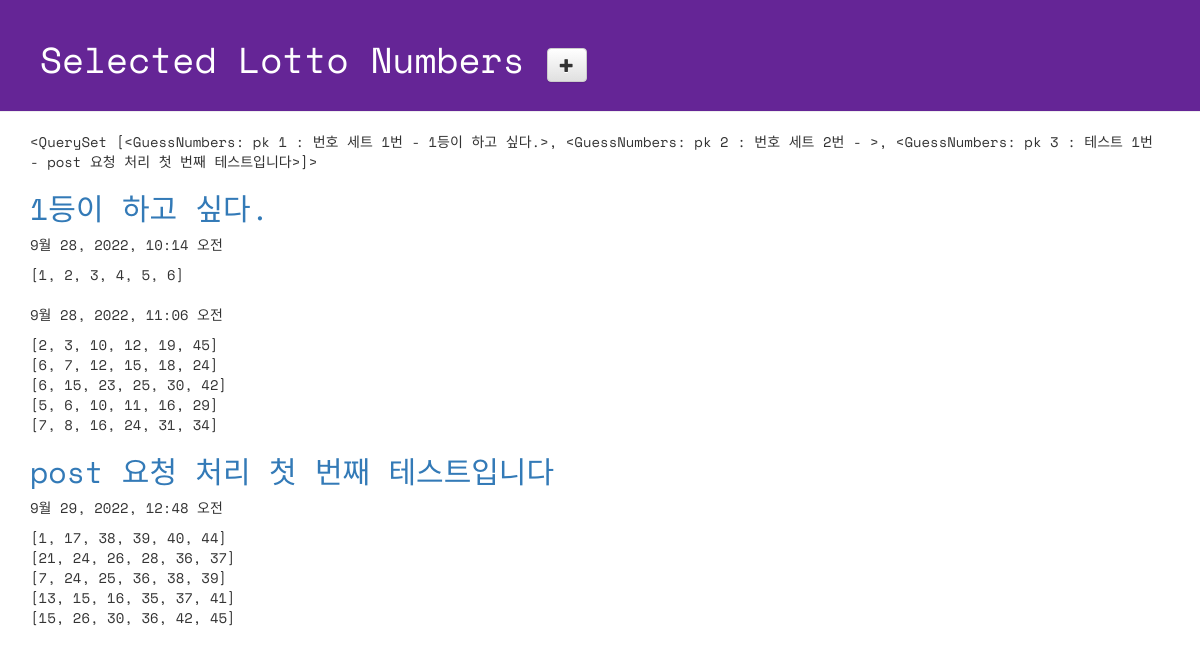
Page /lotto/ on the committed database.
### lotto/models.py (models this page shows, shortened)
class GuessNumbers(models.Model):
    name = models.CharField(max_length=24) # 로또 번호 리스트의 이름
    text = models.CharField(max_length=255) # 로또 번호 리스트에 대한 설명
    lottos = models.CharField(max_length=255, default='[1, 2, 3, 4, 5, 6]') # 로또 번호들이 담길 str
    num_lotto = models.IntegerField(default=5) # 6개 번호 set의 갯수
    update_date = models.DateTimeField()
    def __str__(self): # Admin page에서 display되는 텍스트에 대한 변경
        return "pk {} : {} - {}".format(self.pk, self.name, self.text) # pk는 프라이머리키를 말하며, 자동생성됨

### lotto/views.py (the view)
# urls.py: path('lotto/', views.index, name='index'),
def index(request):
    lottos = GuessNumbers.objects.all() # DB에 저장된 GuessNumbers 객체 모두를 가져온다.
    return render(request, 'lotto/default.html', {'lottos':lottos}) # request(유저의 요청), 유저에게 돌려줄 html을 포함한 경로이름(보통 urls.py의 path에 있는 이름들로 통일함),

### lotto/templates/lotto/default.html (shortened to what this page needs)
<!DOCTYPE html>
{% load static %}
<html lang="ko">
<head>
  <link rel="stylesheet" href="//maxcdn.bootstrapcdn.com/bootstrap/3.2.0/css/bootstrap.min.css">
  <link rel="stylesheet" href="//maxcdn.bootstrapcdn.com/bootstrap/3.2.0/css/bootstrap-theme.min.css">
  <link rel="stylesheet" href="{% static 'css/lotto.css' %}">
</head>
<body>
  <div class="page-header">
  <h1>
    Selected Lotto Numbers
    <a href="{% url 'new_lotto' %}">
    <span class="glyphicon glyphicon-plus btn btn-default"></span>
    </a>
  </h1>
  </div>
  <div class="container lotto">
    <p> {{ lottos }} </p>
    {% for lotto in lottos %}
      <h2><a href="{% url 'detail' lottokey=lotto.pk %}">{{lotto.text}}</a></h2>
      <p>{{ lotto.update_date }}</p>
      <p>{{ lotto.lottos | linebreaksbr }}</p>
    {% endfor %}
  </div>
</body>
</html>

### lotto/templates/lotto/static/css/lotto.css (style rules this page uses)
.page-header { background-color: #652596; margin-top: 0; padding: 20px 20px 20px 40px; font-family: 'Space Mono', monospace; }
.page-header h1 { color: #FFFFFF; }
.container { font-family: 'Space Mono', monospace; }
.container h2 { color: #b9f442; }

### rows in the picture
GuessNumbers: id+name+text "<QuerySet [<GuessNumbers: pk 1 : 번호 세트 1번 - 1등이 하고 싶다.>, <GuessNumbers: pk 2 : 번호 세트 2번 - >, <GuessNumbers: pk 3 : 테스트 1번 - post 요청 처리 첫 번째 테스트입니다>]>", text "1등이 하고 싶다.", update_date "9월 28, 2022, 10:14 오전", lottos "[1, 2, 3, 4, 5, 6]"
GuessNumbers: update_date "9월 28, 2022, 11:06 오전", lottos "[2, 3, 10, 12, 19, 45] [6, 7, 12, 15, 18, 24] [6, 15, 23, 25, 30, 42] [5, 6, 10, 11, 16, 29] [7, 8, 16, 24, 31, 34]"
GuessNumbers: text "post 요청 처리 첫 번째 테스트입니다", update_date "9월 29, 2022, 12:48 오전", lottos "[1, 17, 38, 39, 40, 44] [21, 24, 26, 28, 36, 37] [7, 24, 25, 36, 38, 39] [13, 15, 16, 35, 37, 41] [15, 26, 30, 36, 42, 45]"
